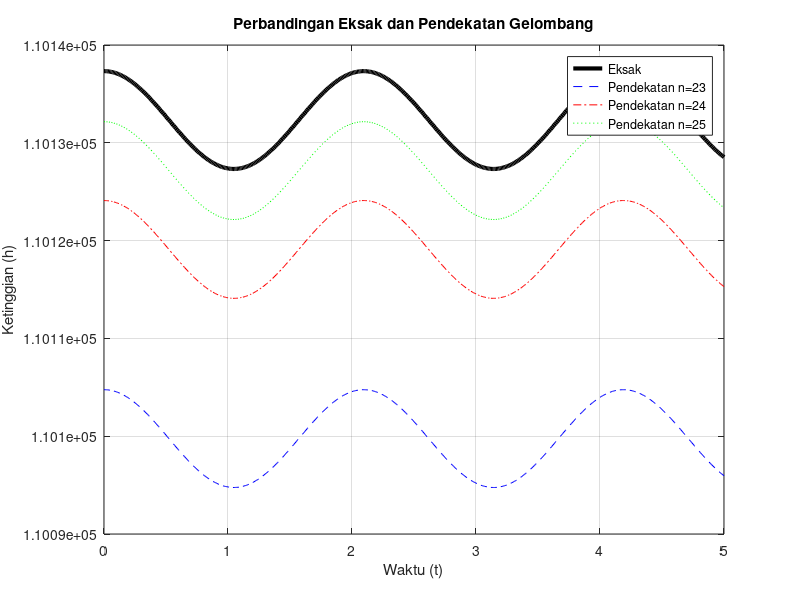

The MATLAB source for this figure:
% Kasus 1: Galat dan Error Pemotongan
clc; clear; close all;

t = 0:0.01:5;
lam = 12; v = 36; x = 10; h0 = 5;
y = (t * v) / lam; % Argumen y = 3t

% Menghitung nilai eksak
h_exact = h0 * (cos(y) + exp(x));

% Inisialisasi array pendekatan
h_23 = zeros(size(t)); h_24 = zeros(size(t)); h_25 = zeros(size(t));

% Loop perhitungan deret Taylor/Maclaurin untuk menghindari overflow
for i = 1:length(t)
    cos_val_23 = 0; exp_val_23 = 0;
    cos_val_24 = 0; exp_val_24 = 0;
    cos_val_25 = 0; exp_val_25 = 0;

    % Iterasi n = 23
    for k = 0:22
        cos_val_23 = cos_val_23 + ((-1)^k * y(i)^(2*k)) / factorial(2*k);
        exp_val_23 = exp_val_23 + (x^k) / factorial(k);
    end
    h_23(i) = h0 * (cos_val_23 + exp_val_23);

    % Iterasi n = 24
    for k = 0:23
        cos_val_24 = cos_val_24 + ((-1)^k * y(i)^(2*k)) / factorial(2*k);
        exp_val_24 = exp_val_24 + (x^k) / factorial(k);
    end
    h_24(i) = h0 * (cos_val_24 + exp_val_24);

    % Iterasi n = 25
    for k = 0:24
        cos_val_25 = cos_val_25 + ((-1)^k * y(i)^(2*k)) / factorial(2*k);
        exp_val_25 = exp_val_25 + (x^k) / factorial(k);
    end
    h_25(i) = h0 * (cos_val_25 + exp_val_25);
end

% Evaluasi Error Rata-Rata Mutlak
err_23 = mean(abs(h_exact - h_23));
err_24 = mean(abs(h_exact - h_24));
err_25 = mean(abs(h_exact - h_25));

% Persentase galat terhadap rata-rata tinggi eksak
rata_eksak = mean(abs(h_exact));
fprintf('Persentase Error (n=23): %.4f%%\n', (err_23 / rata_eksak) * 100);
fprintf('Persentase Error (n=24): %.4f%%\n', (err_24 / rata_eksak) * 100);
fprintf('Persentase Error (n=25): %.4f%%\n', (err_25 / rata_eksak) * 100);

% Visualisasi Grafik
figure;
plot(t, h_exact, 'k', 'LineWidth', 3); hold on;
plot(t, h_23, 'b--'); plot(t, h_24, 'r-.'); plot(t, h_25, 'g:');
title('Perbandingan Eksak dan Pendekatan Gelombang');
xlabel('Waktu (t)'); ylabel('Ketinggian (h)');
legend('Eksak', 'Pendekatan n=23', 'Pendekatan n=24', 'Pendekatan n=25');
grid on;
